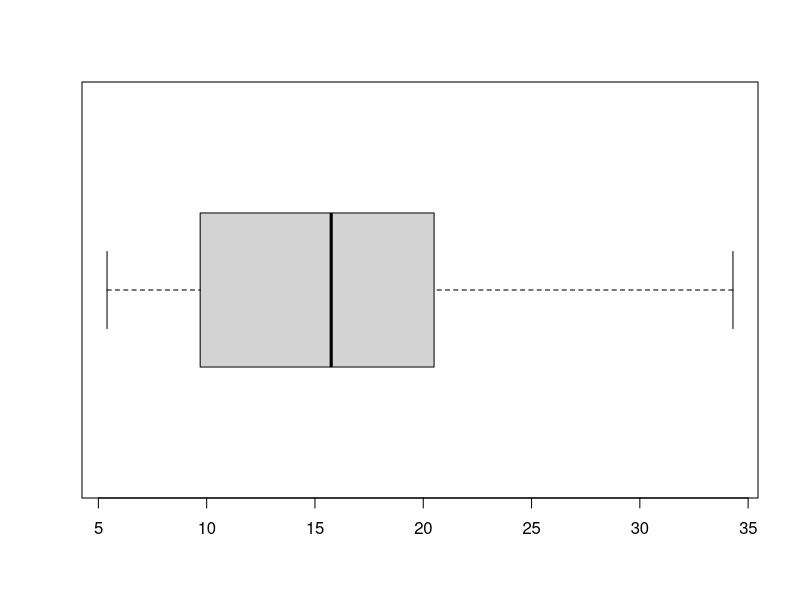
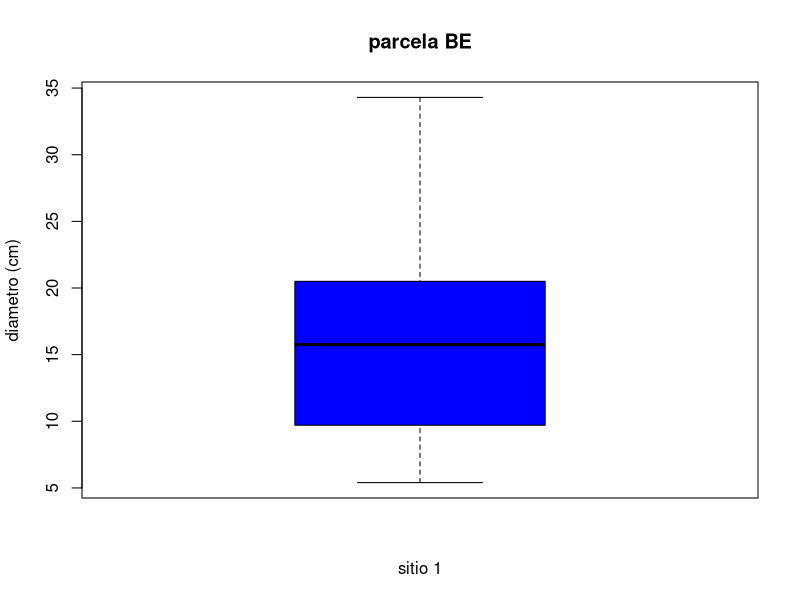
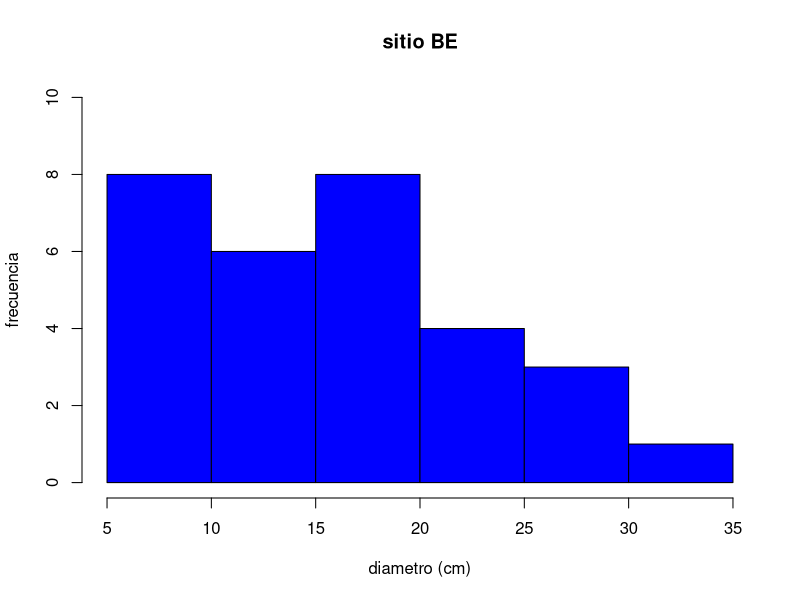
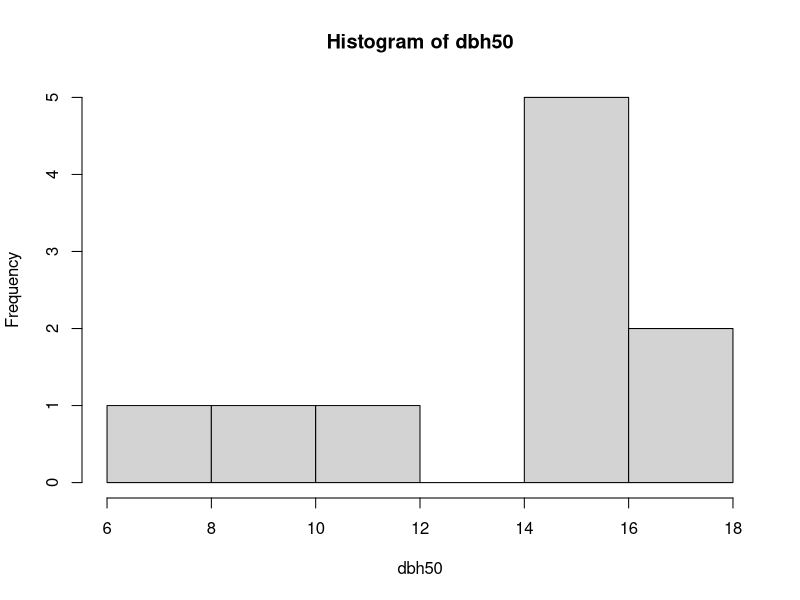
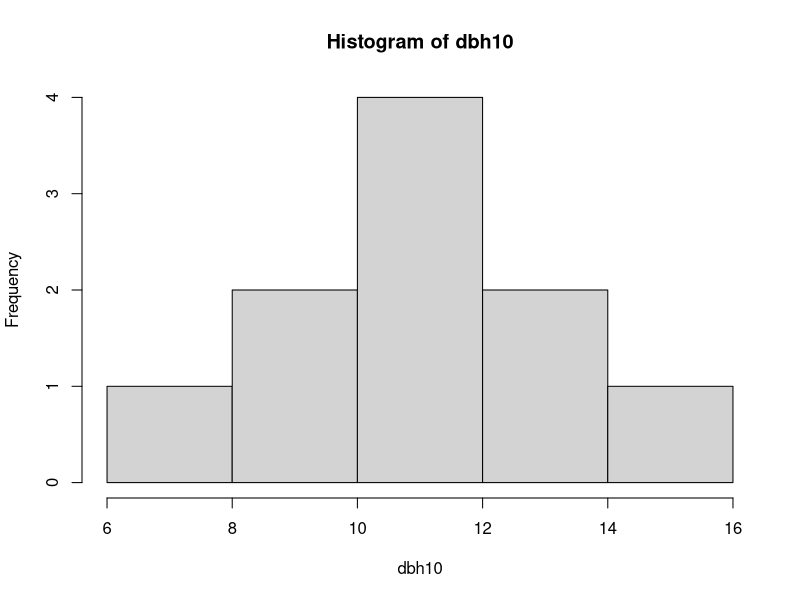
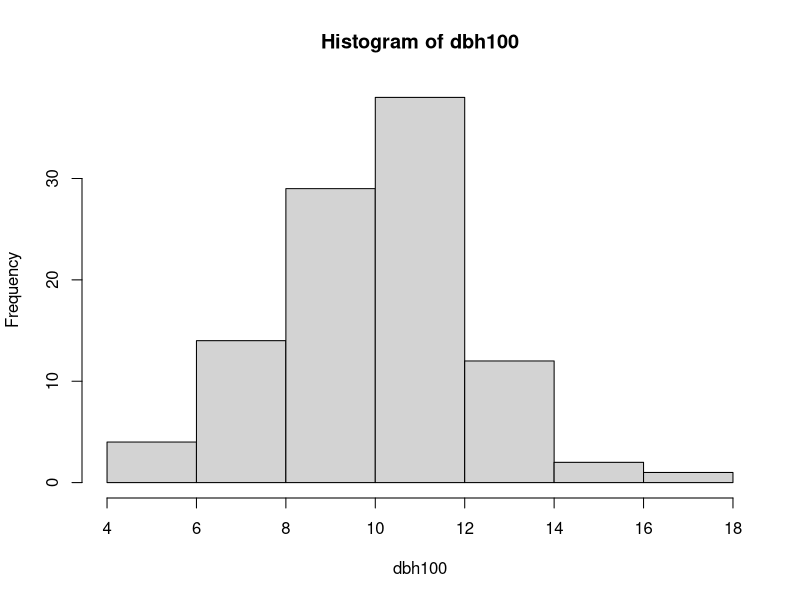
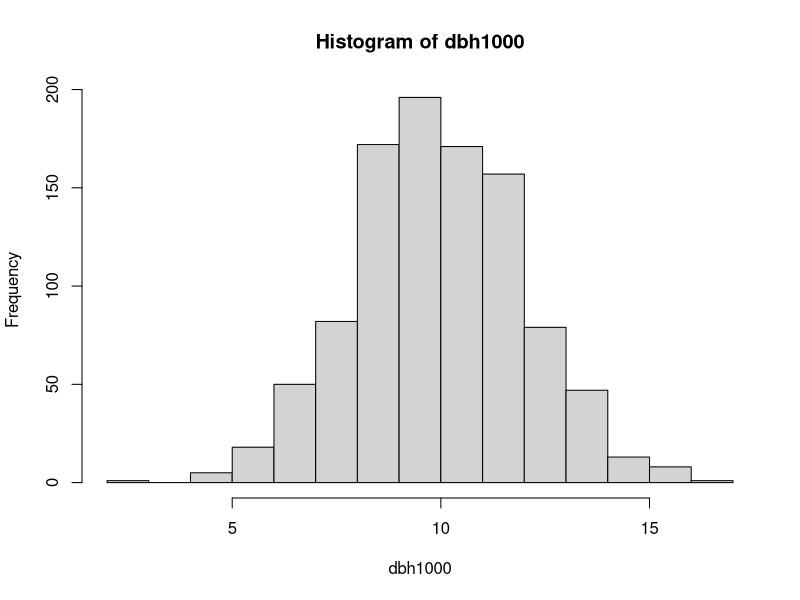

These charts were generated, in order, by the following R code:
# Emanuel Molina Marchan
# 16/98/2022
# clase 2


# ingresar datos ----------------------------------------------------------



dbh <- c(16.5, 25.3, 22.1, 17.2, 16.1, 8.1, 34.3, 5.4, 5.7,
         11.2, 24.1, 14.5, 7.7, 15.6, 15.9, 10.17, 17.5, 20.5,
         7.8, 27.3, 9.7, 6.5, 23.4, 8.2, 28.5, 10.4, 11.5,
         14.3, 17.2, 16.8)


length(dbh)
# medidas de tendencia central

media <- sum(dbh)/length(dbh)

mean(dbh)

median(dbh)

# media geometrica

exp(mean(log(dbh)))

# medidas de dispersion

sd(dbh)

var(dbh)

# el resultado de coef.var es en porcentaje

coef.var <- sd(dbh)/mean(dbh)*100
coef.var

# el 1er valor es es minimo y el ultimo es el maximo, el 2o num es el valor maximo del 1er cuartil, el 3er valor es el maximo del segundo cuartil y asi sucesuvamente

fivenum(dbh)

quantile(dbh, 0.15)

quantile(dbh, 0.30)


# grafica -----------------------------------------------------------------

boxplot(dbh, horizontal = T)

boxplot(dbh, col = "blue", ylab = "diametro (cm)",
        xlab = "sitio 1", main = "parcela BE")

stem(dbh, scale =2)

#el nombre correcto de grafica de barras es histograma 

hist(dbh, col ="blue", ylab = "frecuencia",
     xlab = "diametro (cm)",
     main = "sitio BE", ylim = c(0,10))

# modificar un dato en especifico

dbh[1] <- 16.5
dbh

#muestra aleatorea

dbh50 <- sample(dbh, 10, replace = TRUE)

set.seed(45)
rnorm(50, mean = 10, sd =2)

hist(dbh50)

dbh10 <- rnorm(10, mean =10, sd =2)
hist(dbh10)

dbh100 <- rnorm(100, mean=10, sd=2)
hist(dbh100)

dbh1000 <- rnorm(1000, mean=10, sd=2)
hist(dbh1000)























